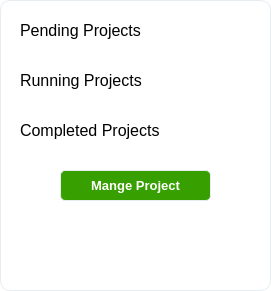
  <widget class="QFrame" name="frame_stats">
   <property name="geometry">
    <rect>
     <x>30</x>
     <y>480</y>
     <width>271</width>
     <height>291</height>
    </rect>
   </property>
   <property name="styleSheet">
    <string notr="true">background: white;
border-radius: 10px;
border: 1px solid #e7ecf1;</string>
   </property>
   <property name="frameShape">
    <enum>QFrame::StyledPanel</enum>
   </property>
   <property name="frameShadow">
    <enum>QFrame::Raised</enum>
   </property>
   <widget class="QLabel" name="label_ppro">
    <property name="geometry">
     <rect>
      <x>20</x>
      <y>10</y>
      <width>231</width>
      <height>41</height>
     </rect>
    </property>
    <property name="font">
     <font>
      <pointsize>12</pointsize>
     </font>
    </property>
    <property name="styleSheet">
     <string notr="true">border:none;</string>
    </property>
    <property name="text">
     <string>Pending Projects</string>
    </property>
   </widget>
   <widget class="QLabel" name="label_rpro">
    <property name="geometry">
     <rect>
      <x>20</x>
      <y>60</y>
      <width>231</width>
      <height>41</height>
     </rect>
    </property>
    <property name="font">
     <font>
      <pointsize>12</pointsize>
     </font>
    </property>
    <property name="styleSheet">
     <string notr="true">border:none;</string>
    </property>
    <property name="text">
     <string>Running Projects</string>
    </property>
   </widget>
   <widget class="QLabel" name="label_cpro">
    <property name="geometry">
     <rect>
      <x>20</x>
      <y>110</y>
      <width>231</width>
      <height>41</height>
     </rect>
    </property>
    <property name="font">
     <font>
      <pointsize>12</pointsize>
     </font>
    </property>
    <property name="styleSheet">
     <string notr="true">border:none;</string>
    </property>
    <property name="text">
     <string>Completed Projects</string>
    </property>
   </widget>
   <widget class="QLabel" name="label_join">
    <property name="geometry">
     <rect>
      <x>10</x>
      <y>230</y>
      <width>251</width>
      <height>41</height>
     </rect>
    </property>
    <property name="font">
     <font>
      <pointsize>12</pointsize>
     </font>
    </property>
    <property name="styleSheet">
     <string notr="true">border:none;
background:none;</string>
    </property>
    <property name="text">
     <string/>
    </property>
    <property name="alignment">
     <set>Qt::AlignCenter</set>
    </property>
   </widget>
   <widget class="QPushButton" name="pushButton_manage">
    <property name="geometry">
     <rect>
      <x>60</x>
      <y>170</y>
      <width>151</width>
      <height>31</height>
     </rect>
    </property>
    <property name="font">
     <font>
      <family>Segoe UI</family>
      <pointsize>10</pointsize>
      <weight>75</weight>
      <bold>true</bold>
     </font>
    </property>
    <property name="focusPolicy">
     <enum>Qt::NoFocus</enum>
    </property>
    <property name="styleSheet">
     <string notr="true">*{
background:#37a000;
color:white;
border-radius: 5px;
}
:hover{
background: #2f8700;
}</string>
    </property>
    <property name="text">
     <string>Mange Project</string>
    </property>
   </widget>
  </widget>
